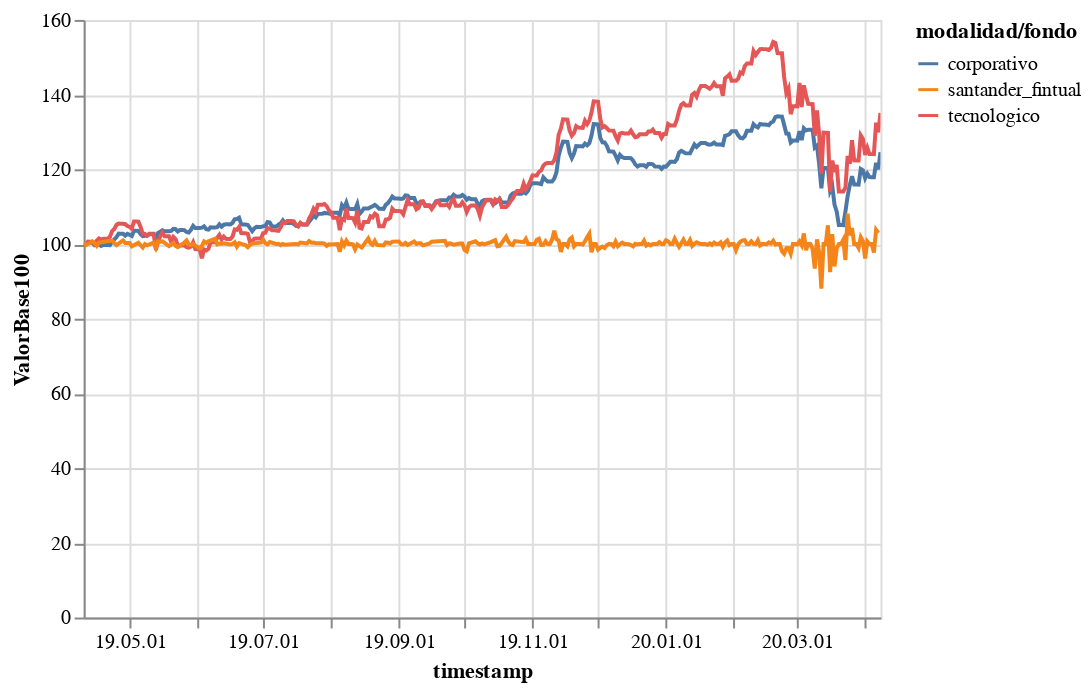

Notebook code cell kept with this figure:
### Code cell
alt.Chart(
    results_df.reset_index(level=0)
).mark_line().encode(
    alt.X("timestamp", type="temporal", axis=alt.Axis(format="%y.%m.%d")),
    alt.Y("ValorBase100", type="quantitative"),
    tooltip=["timestamp", "ValorBase100"],
    color='modalidad/fondo',
).interactive()

### Figure 1 — Vega-Lite specification as saved in the notebook (floating-point values rounded to 4 significant figures; data arrays with more than 128 entries replaced by an {"elided": "..."} marker saying what was removed)
{"config": {"view": {"continuousWidth": 400, "continuousHeight": 300}}, "data": {"name": "data-b9277f1839486cede6b1f3634871fbb7"}, "mark": "line", "encoding": {"color": {"type": "nominal", "field": "modalidad/fondo"}, "tooltip": [{"type": "nominal", "field": "timestamp"}, {"type": "quantitative", "field": "ValorBase100"}], "x": {"type": "temporal", "axis": {"format": "%y.%m.%d"}, "field": "timestamp"}, "y": {"type": "quantitative", "field": "ValorBase100"}}, "selection": {"selector001": {"type": "interval", "bind": "scales", "encodings": ["x", "y"]}}, "$schema": "https://vega.github.io/schema/vega-lite/v4.8.1.json", "datasets": {"data-b9277f1839486cede6b1f3634871fbb7": {"elided": "1028 records"}}}
